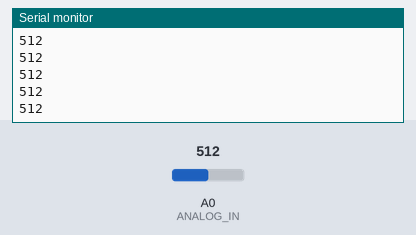
Simulated run of this sketch. Board: Arduino Uno, built with avr-gcc and run on an emulated ATmega328P. On the bench: the last lines printed to the serial monitor. Inputs (shaded band) come from the test bench; at power-on: A0 (ANALOG_IN) = 512.

Above: at 1.2 s.
1.3 s: A0 (ANALOG_IN) set to 716
At 1.32 s:
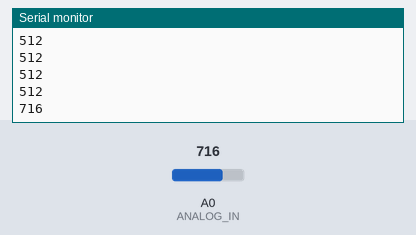
2.8 s: A0 (ANALOG_IN) set to 900
At 2.83 s:
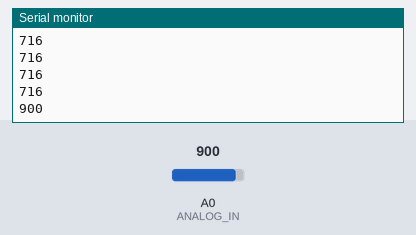
Timing chart, 0 to 5.8 s (numbered marks = the images above; inputs shaded):
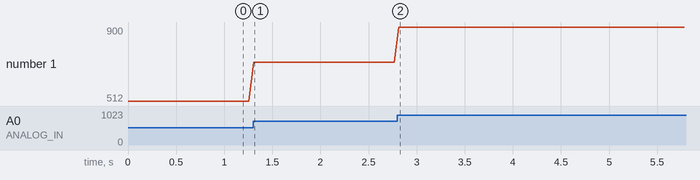

Measured:
- after the input at 1.3 s, the serial monitor: prints a new line at once (image 1)
- after the input at 2.8 s, the serial monitor: prints a new line at once (image 2)
- plotted number 1: 512 → 716 after the input at 1.3 s, 716 → 900 after the input at 2.8 s

The sketch:

photoresist_1.ino
```cpp
#define ANALOG_IN A0 // dfine a name ANALOG_IN, which is replaced in the whole program during compilation with A0
//int analog_in=A0; (( analog in can also be created as a true variable, wich will the be referenced during runtime
// define is better suitable for constants that never change

int analog_val; // 0-1023 (10 byte analog to digital wandler, kann also 2**10 Werete Auflösen)

//run once
void setup() {
  Serial.begin(9600);   // start serial communication with 9600 bits/s
  pinMode(ANALOG_IN,INPUT); // sets analog pin as input
}

//run forever
void loop() {
  analog_val=analogRead(ANALOG_IN); // set the value of the variable to the reading of the pin
  Serial.println(analog_val); //print out the value
  delay(50); //wait fpr 50 ms
}
```
